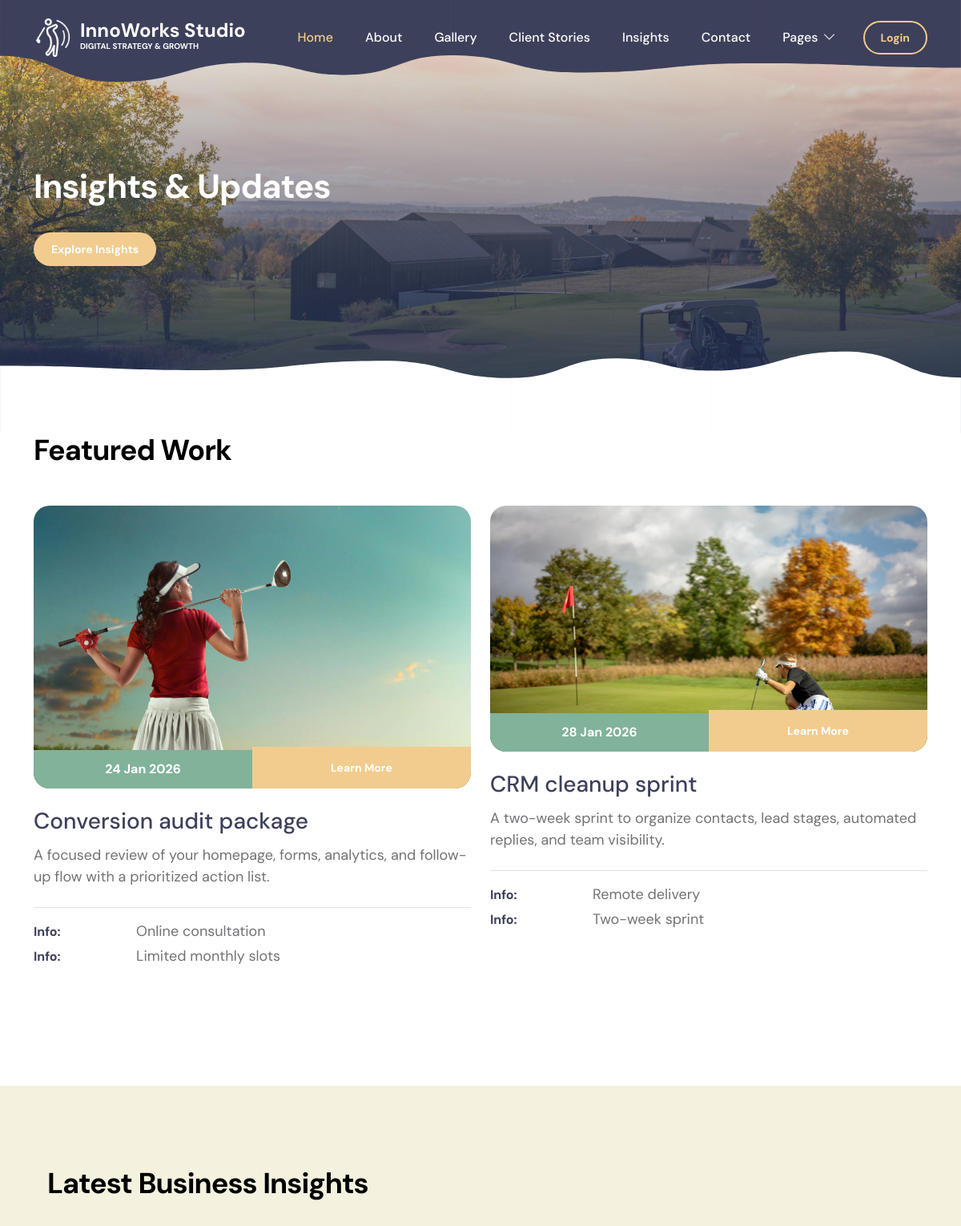
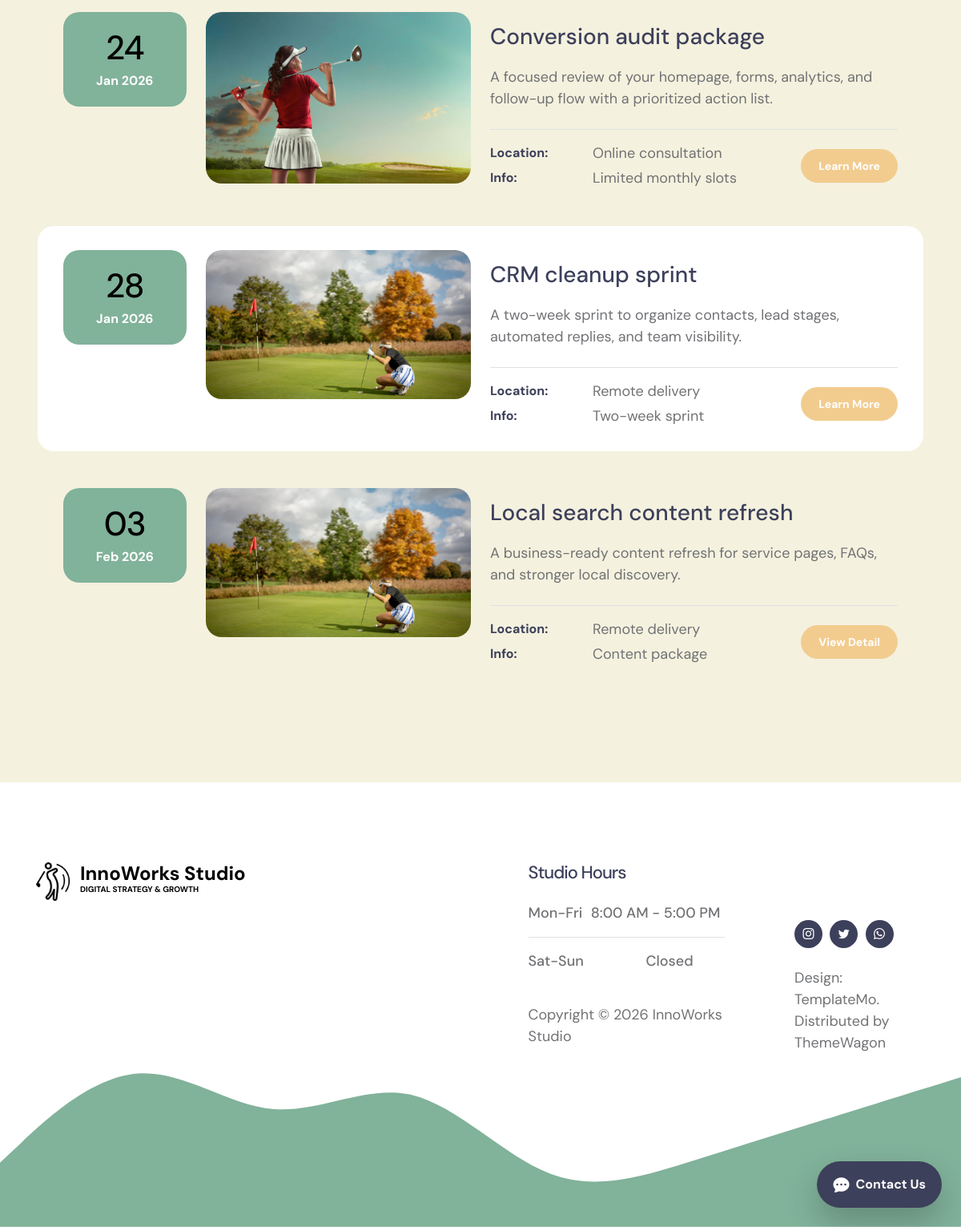
Page /list/ on the committed database (2 pictures, top to bottom).
### innoapp/models.py (models this page shows, shortened)
class PageContent(models.Model):
    key = models.CharField(max_length=255, unique=True, null=True, blank=True)
    content = models.TextField(null=True, blank=True)

class EventInsight(models.Model):
    title = models.CharField(max_length=180)
    summary = models.TextField()
    body = models.TextField()
    day = models.CharField(max_length=8, blank=True)
    month = models.CharField(max_length=32, blank=True)
    date_text = models.CharField(max_length=80, blank=True)
    location = models.CharField(max_length=180, blank=True)
    info_label = models.CharField(max_length=80, default="Info:")
    info = models.CharField(max_length=180, blank=True)
    button_text = models.CharField(max_length=80, default="Learn More")
    image = models.ImageField(upload_to="media/events/", null=True, blank=True)
    sort_order = models.PositiveIntegerField(default=0)
    is_featured = models.BooleanField(default=False)
    is_active = models.BooleanField(default=True)
    class Meta:
        ordering = ("sort_order", "id")

class SocialLink(models.Model):
    name = models.CharField(max_length=120, unique=True, null=True, blank=True)
    url = models.URLField(null=True, blank=True)
    icon_class = models.CharField(max_length=120, null=True, blank=True)

### innoapp/views.py (the view)
# urls.py: path("list/", views.event_list, name="list"),
def event_list(request):
    context = _shared_context(request)
    context["active_page"] = "listing"
    return render(request, "event-listing.html", context)

### innoapp/templates/event-listing.html (shortened to what this page needs)
{% extends "base.html" %}
{% load static %}
{% block content %}
    {% static 'images/professional-golf-player.jpg' as event_one_fallback %}
    {% static 'images/frederik-rosar-NDSZcCfnsbY-unsplash.jpg' as event_two_fallback %}
    <section class="hero-section hero-50 d-flex justify-content-center align-items-center" id="section_1">
        <div class="section-overlay"></div>
        <div class="container">
            <div class="row">
                <div class="col-lg-7 col-12">
                    <h1 class="text-white mb-4 pb-2 editable" data-key="listing_page_title">{{ content.listing_page_title|default:"Insights & Updates" }}</h1>
                    <a href="#section_2" class="btn custom-btn smoothscroll me-3 editable" data-key="listing_page_cta">{{ content.listing_page_cta|default:"Explore Insights" }}</a>
                </div>
            </div>
        </div>
    </section>
    <section class="events-section section-padding" id="section_2">
        <div class="container">
            <div class="row">
                <div class="col-lg-12 col-12">
                    <h2 class="mb-lg-5 mb-4 editable" data-key="listing_featured_title">{{ content.listing_featured_title|default:"Featured Work" }}</h2>
                </div>
                {% for event in featured_events %}
                    <div class="col-lg-6 col-12 mb-5">
                        <div class="custom-block-image-wrap">
                            <a href="{% url 'details' %}">
                                <img src="{% if event.image %}{{ event.image.url }}{% elif forloop.first %}{{ event_one_fallback }}{% else %}{{ event_two_fallback }}{% endif %}" class="custom-block-image img-fluid editable-image" alt="{{ event.title }}" data-model="event" data-id="{{ event.id }}" data-field="image">
                            </a>
                            <div class="custom-block-date-wrap">
                                <strong class="text-white editable" data-model="event" data-id="{{ event.id }}" data-field="date_text">{{ event.date_text|default:"Jan 2026" }}</strong>
                            </div>
                            <div class="custom-btn-wrap">
                                <a href="{% url 'details' %}" class="btn custom-btn editable" data-model="event" data-id="{{ event.id }}" data-field="button_text">{{ event.button_text|default:"Learn More" }}</a>
                            </div>
                        </div>
                        <div class="custom-block-info">
                            <a href="{% url 'details' %}" class="events-title mb-2 editable" data-model="event" data-id="{{ event.id }}" data-field="title">{{ event.title }}</a>
                            <p class="mb-0 editable" data-model="event" data-id="{{ event.id }}" data-field="summary">{{ event.summary }}</p>
                            <div class="border-top mt-4 pt-3">
                                <div class="d-flex flex-wrap align-items-center mb-1"><span class="custom-block-span editable" data-model="event" data-id="{{ event.id }}" data-field="info_label">{{ event.info_label|default:"Info:" }}</span><p class="mb-0 editable ms-2" data-model="event" data-id="{{ event.id }}" data-field="location">{{ event.location }}</p></div>
                                <div class="d-flex flex-wrap align-items-center"><span class="custom-block-span editable" data-key="detail_info_label">{{ content.detail_info_label|default:"Info:" }}</span><p class="mb-0 editable ms-2" data-model="event" data-id="{{ event.id }}" data-field="info">{{ event.info }}</p></div>
                            </div>
                        </div>
                    </div>
                {% endfor %}
            </div>
        </div>
    </section>
    <section class="events-section events-listing-section section-bg section-padding" id="section_3">
        <div class="container">
            <div class="row">
                <div class="col-lg-12 col-12">
                    <h2 class="mb-3 editable" data-key="listing_upcoming_title">{{ content.listing_upcoming_title|default:"Latest Business Insights" }}</h2>
                </div>
                {% for event in events %}
                    <div class="row custom-block {% cycle '' 'custom-block-bg' %} mb-3">
                        <div class="col-lg-2 col-md-4 col-12 order-2 order-md-0 order-lg-0">
                            <div class="custom-block-date-wrap d-flex d-lg-block d-md-block align-items-center mt-3 mt-lg-0 mt-md-0">
                                <h6 class="custom-block-date mb-lg-1 mb-0 me-3 me-lg-0 me-md-0 editable" data-model="event" data-id="{{ event.id }}" data-field="day">{{ event.day }}</h6>
                                <strong class="text-white editable" data-model="event" data-id="{{ event.id }}" data-field="month">{{ event.month }}</strong>
                            </div>
                        </div>
                        <div class="col-lg-4 col-md-8 col-12 order-1 order-lg-0">
                            <div class="custom-block-image-wrap">
                                <a href="{% url 'details' %}">
                                    <img src="{% if event.image %}{{ event.image.url }}{% elif forloop.first %}{{ event_one_fallback }}{% else %}{{ event_two_fallback }}{% endif %}" class="custom-block-image img-fluid editable-image" alt="{{ event.title }}" data-model="event" data-id="{{ event.id }}" data-field="image">
                                </a>
                            </div>
                        </div>
                        <div class="col-lg-6 col-12 order-3 order-lg-0">
                            <div class="custom-block-info mt-2 mt-lg-0">
                                <a href="{% url 'details' %}" class="events-title mb-3 editable" data-model="event" data-id="{{ event.id }}" data-field="title">{{ event.title }}</a>
                                <p class="mb-0 editable" data-model="event" data-id="{{ event.id }}" data-field="summary">{{ event.summary }}</p>
                                <div class="d-flex flex-wrap border-top mt-4 pt-3">
                                    <div class="mb-4 mb-lg-0">
                                        <div class="d-flex flex-wrap align-items-center mb-1"><span class="custom-block-span editable" data-key="detail_location_label">{{ content.detail_location_label|default:"Location:" }}</span><p class="mb-0 editable ms-2" data-model="event" data-id="{{ event.id }}" data-field="location">{{ event.location }}</p></div>
                                        <div class="d-flex flex-wrap align-items-center"><span class="custom-block-span editable" data-model="event" data-id="{{ event.id }}" data-field="info_label">{{ event.info_label|default:"Info:" }}</span><p class="mb-0 editable ms-2" data-model="event" data-id="{{ event.id }}" data-field="info">{{ event.info }}</p></div>
                                    </div>
                                    <div class="d-flex align-items-center ms-lg-auto"><a href="{% url 'details' %}" class="btn custom-btn editable" data-model="event" data-id="{{ event.id }}" data-field="button_text">{{ event.button_text|default:"Learn More" }}</a></div>
                                </div>
                            </div>
                        </div>
                    </div>
                {% endfor %}
            </div>
        </div>
    </section>
{% endblock %}

### innoapp/templates/base.html (shortened to what this page needs)
<!doctype html>
<html lang="en">
    <head>
        {% include "partials/head.html" %}
    </head>
    <body data-is-staff="{{ is_edit_mode|yesno:'true,false' }}">
        <main>
            {% include "partials/navbar.html" %}
            {% block content %}{% endblock %}
        </main>
        {% include "partials/footer.html" %}
        {% include "partials/floating-contact.html" %}
        {% include "partials/cms-tools.html" %}
    </body>
</html>

### innoapp/templates/partials/head.html (shortened to what this page needs)
{% load static %}
<link href="{% static 'css/bootstrap.min.css' %}" rel="stylesheet">
<link href="{% static 'css/bootstrap-icons.css' %}" rel="stylesheet">
<link href="{% static 'css/templatemo-tiya-golf-club.css' %}" rel="stylesheet">
<link href="{% static 'css/cms-editor.css' %}" rel="stylesheet">

### innoapp/templates/partials/navbar.html (shortened to what this page needs)
{% load static %}
{% static 'images/logo.png' as logo_fallback %}
<nav class="navbar navbar-expand-lg">
    <div class="container">
        <a class="navbar-brand d-flex align-items-center" href="{% url 'homepage' %}">
            <img src="{% firstof media.site_logo.image_url logo_fallback %}" class="navbar-brand-image img-fluid editable-image" alt="logo" data-key="site_logo">
            <span class="navbar-brand-text">
                <span class="editable" data-key="site_brand">{{ content.site_brand|default:"InnoWorks Studio" }}</span>
                <small class="editable" data-key="site_tagline">{{ content.site_tagline|default:"Digital Strategy & Growth" }}</small>
            </span>
        </a>
        <div class="collapse navbar-collapse" id="navbarNav">
            <ul class="navbar-nav ms-lg-auto">
                <li class="nav-item"><a class="nav-link editable" href="{% url 'homepage' %}#section_1" data-key="nav_home">{{ content.nav_home|default:"Home" }}</a></li>
                <li class="nav-item"><a class="nav-link editable" href="{% url 'homepage' %}#section_2" data-key="nav_about">{{ content.nav_about|default:"About" }}</a></li>
                <li class="nav-item"><a class="nav-link editable" href="{% url 'homepage' %}#section_gallery" data-key="nav_gallery">{{ content.nav_gallery|default:"Gallery" }}</a></li>
                <li class="nav-item"><a class="nav-link editable" href="{% url 'homepage' %}#section_3" data-key="nav_membership">{{ content.nav_membership|default:"Client Stories" }}</a></li>
                <li class="nav-item"><a class="nav-link editable" href="{% url 'homepage' %}#section_4" data-key="nav_events">{{ content.nav_events|default:"Insights" }}</a></li>
                <li class="nav-item"><a class="nav-link editable" href="{% url 'homepage' %}#section_5" data-key="nav_contact">{{ content.nav_contact|default:"Contact" }}</a></li>
                <li class="nav-item dropdown">
                    <a class="nav-link dropdown-toggle editable" href="#" id="navbarLightDropdownMenuLink" role="button" data-bs-toggle="dropdown" aria-expanded="false" data-key="nav_pages">{{ content.nav_pages|default:"Pages" }}</a>
                </li>
            </ul>
            <div class="d-none d-lg-block ms-lg-3">
                {% if user.is_authenticated %}
                    <a class="btn custom-btn custom-border-btn editable" href="{% url 'logout' %}" data-key="logout_button">{{ content.logout_button|default:"Logout" }}</a>
                {% else %}
                    <a class="btn custom-btn custom-border-btn editable" data-bs-toggle="offcanvas" href="#offcanvasExample" role="button" aria-controls="offcanvasExample" data-key="login_button">{{ content.login_button|default:"Login" }}</a>
                {% endif %}
            </div>
        </div>
    </div>
</nav>

### innoapp/templates/partials/footer.html (shortened to what this page needs)
{% load static %}
{% static 'images/logo.png' as logo_fallback %}
<footer class="site-footer">
    <div class="container">
        <div class="row">
            <div class="col-lg-6 col-12 me-auto mb-5 mb-lg-0">
                <a class="navbar-brand d-flex align-items-center" href="{% url 'homepage' %}">
                    <img src="{% firstof media.site_logo.image_url logo_fallback %}" class="navbar-brand-image img-fluid editable-image" alt="logo" data-key="site_logo">
                    <span class="navbar-brand-text">
                        <span class="editable" data-key="site_brand">{{ content.site_brand|default:"InnoWorks Studio" }}</span>
                        <small class="editable" data-key="site_tagline">{{ content.site_tagline|default:"Digital Strategy & Growth" }}</small>
                    </span>
                </a>
            </div>
            <div class="col-lg-3 col-12">
                <h5 class="site-footer-title mb-4 editable" data-key="footer_join_title">{{ content.footer_join_title|default:"Studio Hours" }}</h5>
                <p class="d-flex border-bottom pb-3 mb-3 me-lg-3"><span class="editable" data-key="footer_weekday_label">{{ content.footer_weekday_label|default:"Mon-Fri" }}</span><span class="ms-auto editable" data-key="footer_weekday_hours">{{ content.footer_weekday_hours|default:"8:00 AM - 5:00 PM" }}</span></p>
                <p class="d-flex me-lg-3"><span class="editable" data-key="footer_weekend_label">{{ content.footer_weekend_label|default:"Sat-Sun" }}</span><span class="ms-auto editable" data-key="footer_weekend_hours">{{ content.footer_weekend_hours|default:"Closed" }}</span></p>
                <br>
                <p class="copyright-text editable" data-key="footer_copyright">{{ content.footer_copyright|default:"Copyright © 2026 InnoWorks Studio" }}</p>
            </div>
            <div class="col-lg-2 col-12 ms-auto">
                <h6 class="text-white editable" data-key="social_section_title">{{ content.social_section_title|default:"Follow Us" }}</h6>
                <ul class="social-icon mt-lg-5 mt-3 mb-4">
                    {% for social in socials %}
                        <li class="social-icon-item">
                            <a href="{{ social.url|default:'#' }}" class="social-icon-link {{ social.icon_class|default:'bi-link-45deg' }} editable-link" data-social-id="{{ social.id }}" data-name="{{ social.name|default:'' }}" data-url="{{ social.url|default:'' }}" data-icon="{{ social.icon_class|default:'' }}" title="{{ social.name|default:'' }}"></a>
                        </li>
                    {% empty %}
                        <li class="text-white editable" data-key="social_empty">{{ content.social_empty|default:"No social links configured." }}</li>
                    {% endfor %}
                </ul>
                <p class="copyright-text editable" data-key="footer_credit">{{ content.footer_credit|default:"Design: TemplateMo. Distributed by ThemeWagon" }}</p>
            </div>
        </div>
    </div>
</footer>

### innoapp/templates/partials/floating-contact.html (shortened to what this page needs)
<button type="button"
        class="floating-contact-button"
        data-bs-toggle="modal"
        data-bs-target="#floatingContactModal"
        aria-label="{{ content.floating_contact_button|default:'Contact Us' }}">
    <i class="bi-chat-dots-fill"></i>
    <span class="editable" data-key="floating_contact_button">
        {{ content.floating_contact_button|default:"Contact Us" }}
    </span>
</button>

### innoapp/templates/partials/cms-tools.html (shortened to what this page needs)
<div class="toast-container position-fixed bottom-0 end-0 p-3">
</div>

### innoapp/templates/partials/scripts.html (shortened to what this page needs)
{% load static %}

### rows in the picture
PageContent: site_brand "InnoWorks Studio"
PageContent: site_tagline "DIGITAL STRATEGY & GROWTH"
PageContent: nav_home "Home"
PageContent: nav_about "About"
PageContent: nav_gallery "Gallery"
PageContent: nav_membership "Client Stories"
PageContent: nav_events "Insights"
PageContent: nav_contact "Contact"
PageContent: nav_pages "Pages"
PageContent: login_button "Login"
PageContent: listing_page_title "Insights & Updates"
PageContent: listing_page_cta "Explore Insights"
PageContent: listing_featured_title "Featured Work"
EventInsight: shows a picture, date_text "24 Jan 2026", button_text "Learn More", title "Conversion audit package", summary "A focused review of your homepage, forms, analytics, and follow-up flow with a prioritized action list.", info_label "Info:", location "Online consultation", info "Limited monthly slots", day "24", month "Jan 2026"
PageContent: detail_info_label "Info:"
EventInsight: shows a picture, date_text "28 Jan 2026", button_text "Learn More", title "CRM cleanup sprint", summary "A two-week sprint to organize contacts, lead stages, automated replies, and team visibility.", info_label "Info:", location "Remote delivery", info "Two-week sprint", day "28", month "Jan 2026"
PageContent: listing_upcoming_title "Latest Business Insights"
PageContent: detail_location_label "Location:"
EventInsight: day "03", month "Feb 2026", title "Local search content refresh", summary "A business-ready content refresh for service pages, FAQs, and stronger local discovery.", location "Remote delivery", info_label "Info:", info "Content package", button_text "View Detail"
PageContent: footer_join_title "Studio Hours"
PageContent: footer_weekday_label "Mon-Fri"
PageContent: footer_weekday_hours "8:00 AM - 5:00 PM"
PageContent: footer_weekend_label "Sat-Sun"
PageContent: footer_weekend_hours "Closed"
PageContent: footer_copyright "Copyright © 2026 InnoWorks Studio"
PageContent: footer_credit "Design: TemplateMo. Distributed by ThemeWagon"
PageContent: floating_contact_button "Contact Us"
